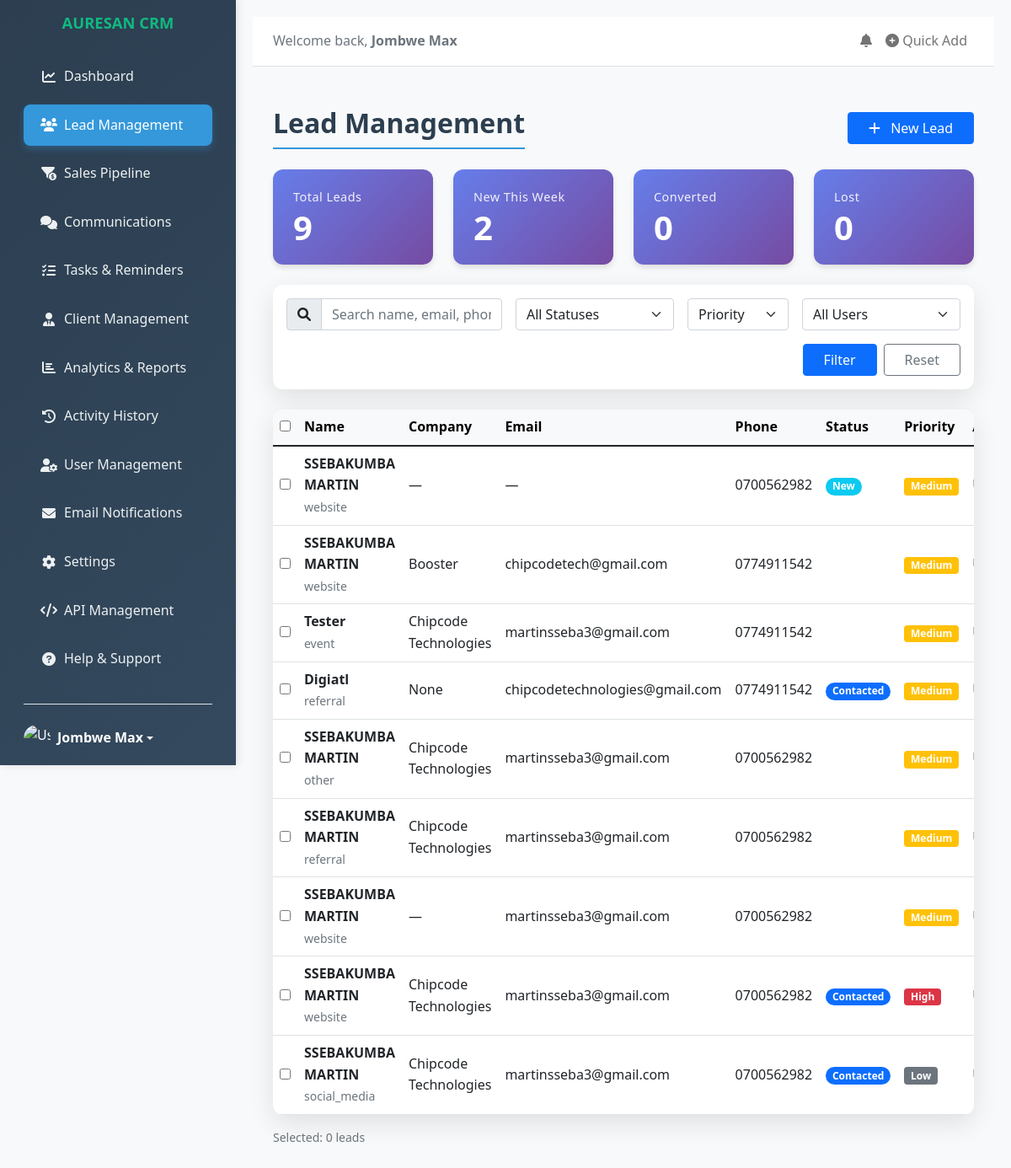
Before: /leads/ (signed in) with the older database file.
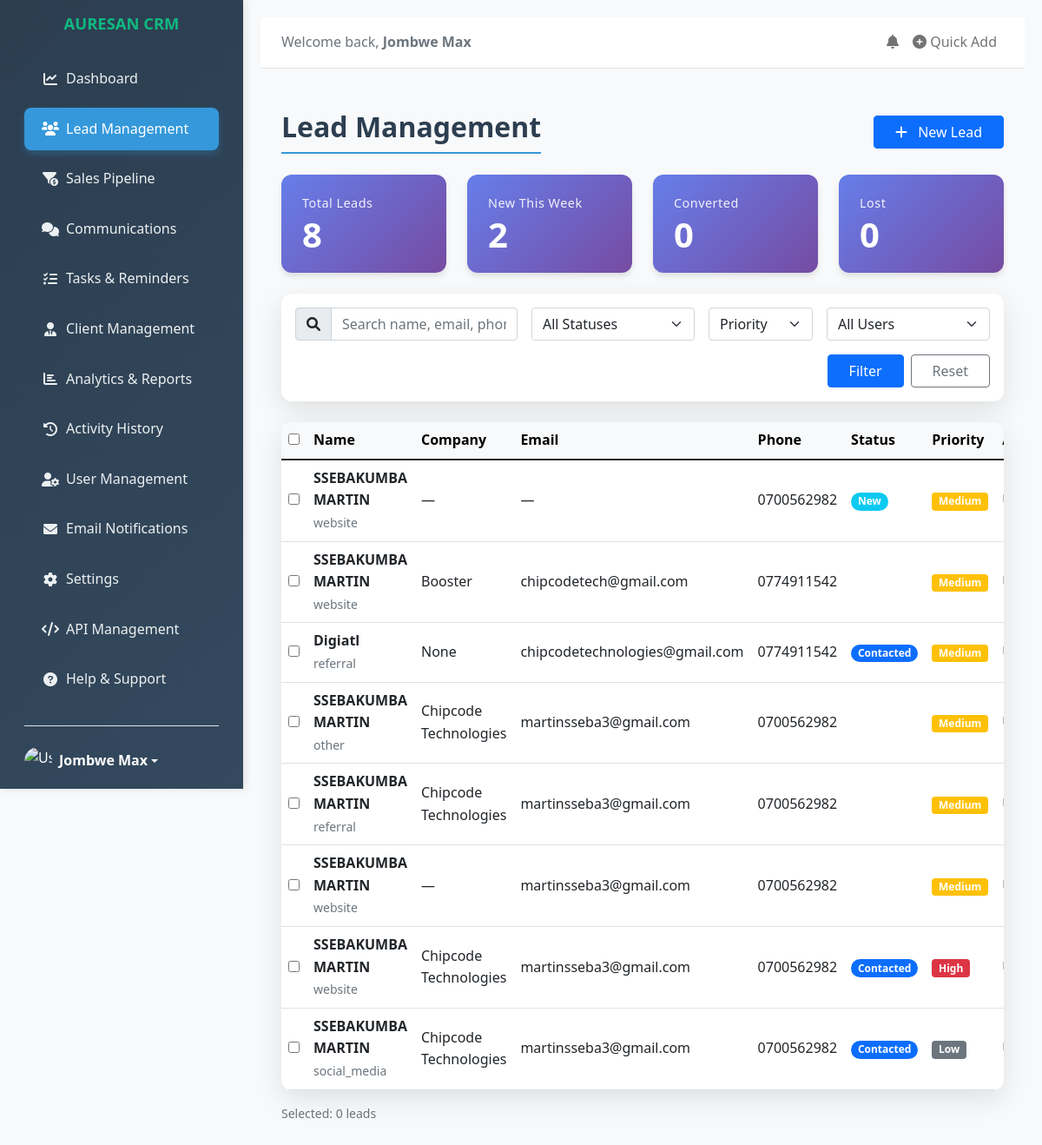
After: the same page with the newer database file.
### customerleads/models.py (models this page shows, shortened)
class Lead(models.Model):
    STATUS_CHOICES = [
        ('pending', 'Pending'),
        ('new', 'New'),
        ('contacted', 'Contacted'),
        ('qualified', 'Qualified'),
        ('proposal', 'Proposal Sent'),
        ('negotiation', 'In Negotiation'),
        ('closed', 'Closed/Won'),
        ('lost', 'Closed/Lost'),
        ('confirmed', 'Confirmed'),
        ('unreachable', 'Unreachable'),
        ('failed', 'Failed'),
        ('not_answered', 'Not Answered'),
    ]
    PRIORITY_CHOICES = [
        ('low', 'Low'),
        ('medium', 'Medium'),
        ('high', 'High'),
    ]
    SOURCE_CHOICES = [
        ('website', 'Website'),
        ('referral', 'Referral'),
        ('social_media', 'Social Media'),
        ('email', 'Email Campaign'),
        ('event', 'Event'),
        ('other', 'Other'),
    ]
    name = models.CharField(max_length=100)
    email = models.EmailField()
    phone = models.CharField(max_length=20, blank=True)
    company = models.CharField(max_length=100, blank=True)
    status = models.CharField(max_length=20, choices=STATUS_CHOICES, default='new')
    priority = models.CharField(max_length=10, choices=PRIORITY_CHOICES, default='medium')
    source = models.CharField(max_length=20, choices=SOURCE_CHOICES, default='website')
    latitude = models.FloatField(null=True, blank=True)
    longitude = models.FloatField(null=True, blank=True)
    CALL_OUTCOME_CHOICES = [
        ('success', 'Confirmed'),
        ('unreachable', 'Unreachable'),
        ('failed', 'Failed'),
        ('not_answered', 'Not Answered'),
    ]
    call_outcome = models.CharField(max_length=20, choices=CALL_OUTCOME_CHOICES, null=True, blank=True)
    call_outcome_notes = models.TextField(blank=True)
    quantity = models.PositiveIntegerField(null=True, blank=True)
    total = models.DecimalField(max_digits=12, decimal_places=2, null=True, blank=True)
    russian_post_track = models.CharField(max_length=100, blank=True)
    index = models.CharField(max_length=20, blank=True, verbose_name="Postal Index")
    region = models.CharField(max_length=100, blank=True)
    city = models.CharField(max_length=100, blank=True)
    district = models.CharField(max_length=100, blank=True)
    address = models.TextField(blank=True)
    delivery_time = models.CharField(max_length=100, blank=True)
    sex = models.CharField(max_length=20, blank=True, verbose_name="Gender")
    age = models.PositiveIntegerField(null=True, blank=True)
    cancellation_reason = models.TextField(blank=True)
    return_reason = models.TextField(blank=True)
    spam_reason = models.TextField(blank=True)
    comment = models.TextField(blank=True)                    # ← Added this
    additional_field_14 = models.TextField(blank=True, verbose_name="Additional Field #14")
    notes = models.TextField(blank=True)
    created_by = models.ForeignKey(settings.AUTH_USER_MODEL, on_delete=models.CASCADE, related_name='leads')
    created_at = models.DateTimeField(auto_now_add=True)
    updated_at = models.DateTimeField(auto_now=True)
    class Meta:
        ordering = ['-created_at']
        verbose_name = "Lead"
        verbose_name_plural = "Leads"

### customerleads/views.py (the view, shortened to what this page needs)
# urls.py: path('leads/', views.LeadListView.as_view(), name='leads'),
class LeadListView(LoginRequiredMixin, ListView):
    model = Lead
    template_name = 'leads/leadslist.html'
    context_object_name = 'page_obj'
    paginate_by = 20
    ordering = ['-created_at']
    def get_queryset(self):
        queryset = Lead.objects.select_related('created_by').order_by('-created_at')
        q = self.request.GET.get('q', '').strip()
        status = self.request.GET.get('status')
        if status:
            queryset = queryset.filter(status=status)
        priority = self.request.GET.get('priority')
        if priority:
            queryset = queryset.filter(priority=priority)
        created_by = self.request.GET.get('assigned_to')  # keep form name the same
        if created_by:
            queryset = queryset.filter(created_by_id=created_by)
        return queryset
    def get_context_data(self, **kwargs):
        context = super().get_context_data(**kwargs)
        all_leads = Lead.objects.all()
        today = timezone.now()
        week_ago = today - timedelta(days=7)
        context.update({
            'total_leads': all_leads.count(),
            'new_this_week': all_leads.filter(created_at__gte=week_ago).count(),
            'converted': all_leads.filter(status='converted').count(),
            'lost': all_leads.filter(status='lost').count(),
            'users': User.objects.filter(is_active=True).order_by('first_name', 'last_name'),
        })
        return context

### customerleads/context_processors.py (called while the page is built)
def login_form_processor(request):
    if not request.user.is_authenticated:
        return {'login_form': AuthenticationForm()}
    return {}

### customerleads/models.py (called while the page is built)
    def get_full_name(self):
        full_name = f"{self.first_name} {self.last_name}".strip()
        return full_name if full_name else self.username

### customerleads/templates/leads/leadslist.html (shortened to what the changed rows need)
{% extends "base.html" %}
{% load static humanize %}
{% block content %}
<div class="container-fluid py-4">
    <div class="d-flex justify-content-between align-items-center mb-4 flex-wrap gap-3">
        <h2 class="mb-0 section-title">Lead Management</h2>
    </div>
    <div class="row g-4 mb-4">
        <div class="col-6 col-md-3 col-xl-3">
            <div class="stat-card dashboard-card p-4 h-100">
                <h6 class="stat-label">Total Leads</h6>
                <div class="stat-number">{{ total_leads|intcomma }}</div>
            </div>
        </div>
    </div>
    <div class="card dashboard-card shadow-custom overflow-hidden">
        <div class="card-body p-0">
            <div class="table-responsive">
                <table class="table table-hover align-middle mb-0">
                    <thead class="table-light">
                        <tr>
                            <th scope="col"><input type="checkbox" id="select-all"></th>
                            <th scope="col">Name</th>
                            <th scope="col">Company</th>
                            <th scope="col">Email</th>
                            <th scope="col">Phone</th>
                            <th scope="col">Status</th>
                            <th scope="col">Priority</th>
                            <th scope="col">Assigned</th>
                        </tr>
                    </thead>
                    <tbody>
                        {% for lead in page_obj %}
                        <tr>
                            <td><input type="checkbox" class="lead-checkbox" value="{{ lead.id }}"></td>
                            <td>
                                <strong>{{ lead.name }}</strong><br>
                                <small class="text-muted">{{ lead.source|default:"—" }}</small>
                            </td>
                            <td>{{ lead.company|default:"—" }}</td>
                            <td>{{ lead.email|default:"—" }}</td>
                            <td>{{ lead.phone|default:"—" }}</td>
                            <td>
                                <span class="badge rounded-pill
                                    {% if lead.status == 'new' %}bg-info
                                    {% elif lead.status == 'contacted' %}bg-primary
                                    {% elif lead.status == 'qualified' %}bg-warning
                                    {% elif lead.status == 'proposal' %}bg-purple
                                    {% elif lead.status == 'converted' %}bg-success
                                    {% elif lead.status == 'lost' %}bg-danger{% endif %}">
                                    {{ lead.get_status_display|default:lead.status|capfirst }}
                                </span>
                            </td>
                            <td>
                                <span class="badge bg-{% if lead.priority == 'high' %}danger{% elif lead.priority == 'medium' %}warning{% else %}secondary{% endif %}">
                                    {{ lead.get_priority_display|default:lead.priority|capfirst }}
                                </span>
                            </td>
                            <td>{{ lead.assigned_to.get_full_name|default:"Unassigned" }}</td>
                        </tr>
                        {% endfor %}
                    </tbody>
                </table>
            </div>
        </div>
    </div>
</div>
{% endblock content %}

Changed rows visible on the page:
removed Lead: name "Tester", source "event", company "Chipcode Technologies", email "martinsseba3@gmail.com", phone "0774911542", priority "Medium"
Other visible differences:
{{ total_leads|intcomma }}: "9" → "8"
